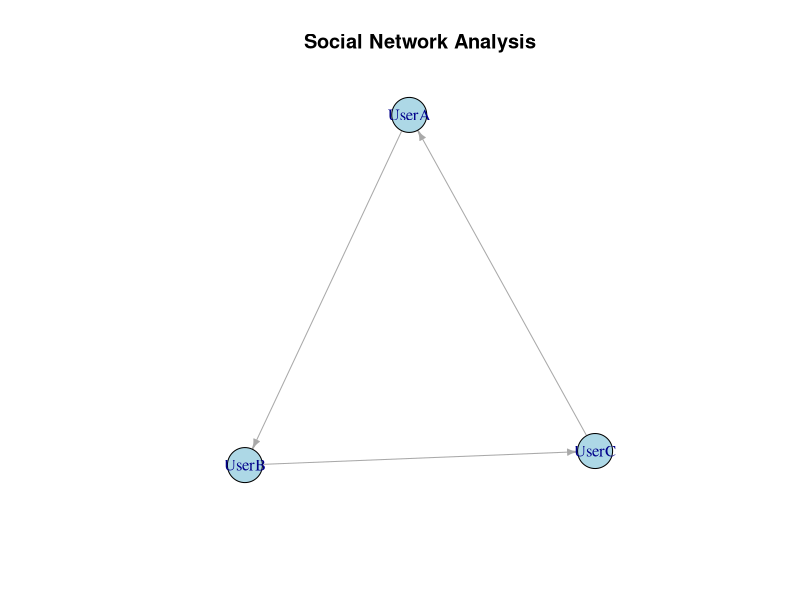

This chart was generated by the following R code:
# Install necessary package
# install.packages("igraph")

library(igraph)

# Create a sample network data (replace with your actual data)
g <- graph_from_data_frame(d = data.frame(from = c("UserA", "UserB", "UserC"), to = c("UserB", "UserC", "UserA")))

# Calculate centrality metrics
degree_centrality <- degree(g)
betweenness_centrality <- betweenness(g)

# Visualize the network with centrality-based node sizes
plot(g, vertex.size = degree_centrality * 10, vertex.color = "lightblue",
     main="Social Network Analysis", edge.arrow.size = 0.5)
